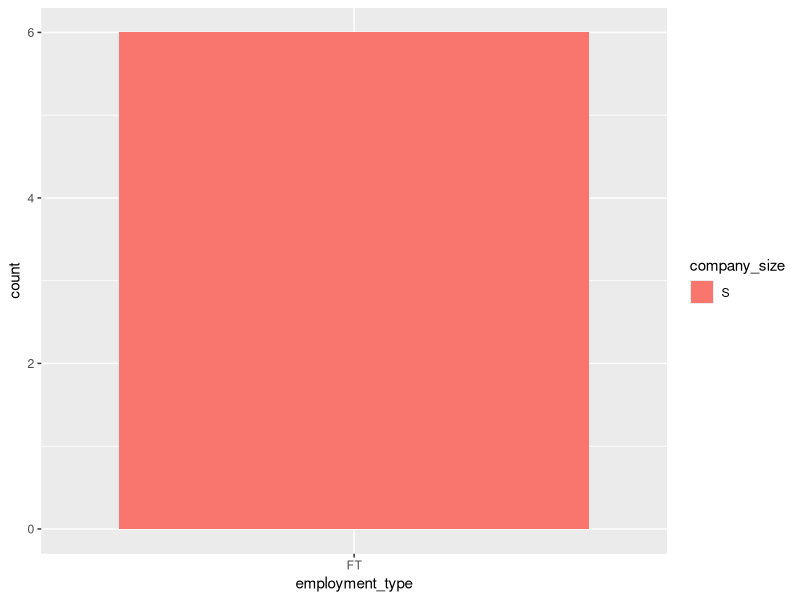
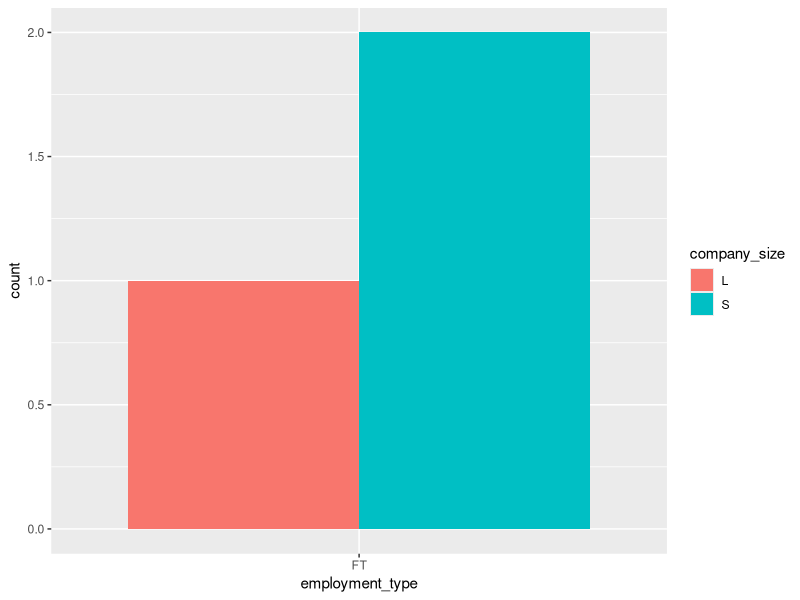
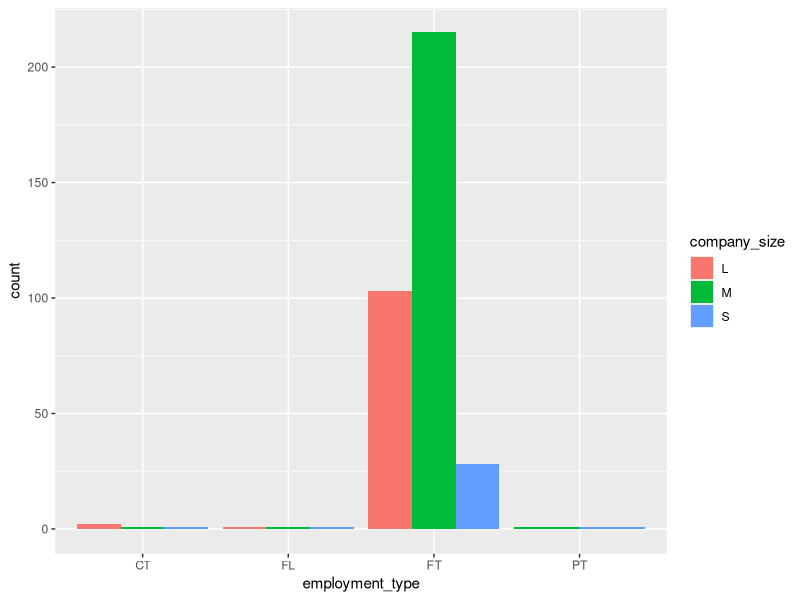
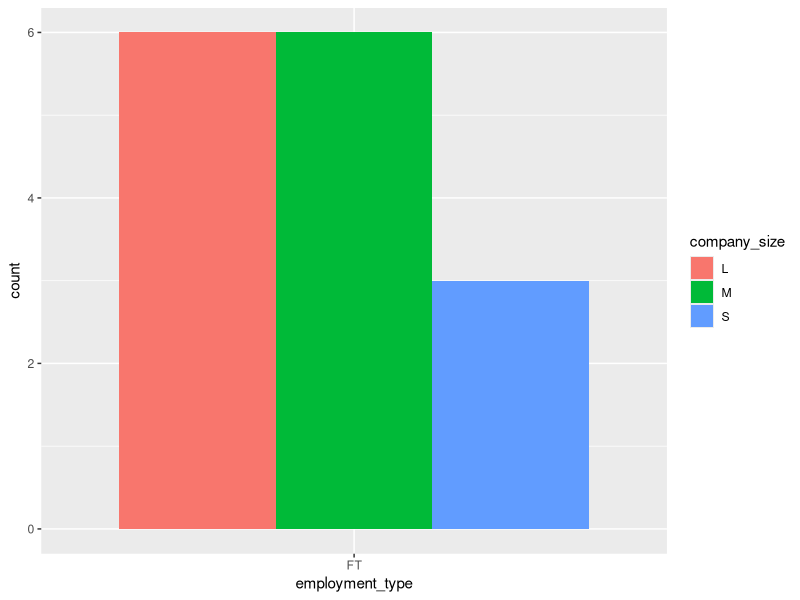
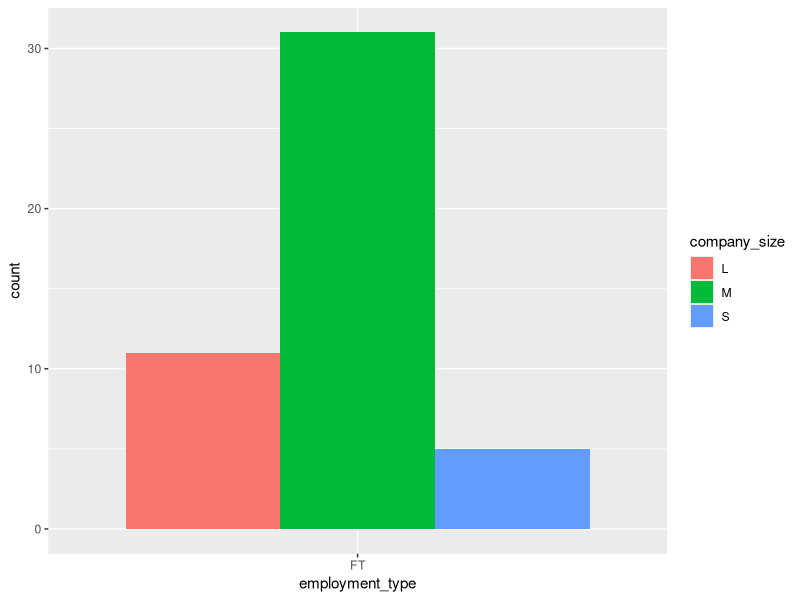

R code for these plots, in order:
## ---- chunk 1
knitr::opts_chunk$set(message = FALSE, warning = FALSE)
## ---- chunk 2
library(tidyverse)
df <- read_csv("ds_salaries.csv")
## ---- chunk 3
colSums(is.na(df))
## ---- chunk 4
df %>%
  count(job_title) %>%
  arrange(-n)
## ---- chunk 5
df %>%
  filter(job_title=='Data Scientist' | job_title=='Data Engineer' | job_title=='Data Analyst') %>%
  summarise(mean_salary = mean(salary))
## ---- chunk 6
df %>%
  group_by(job_title) %>%
  summarise(mean_salary = mean(salary)) %>%
  arrange(-mean_salary)
## ---- chunk 7
df %>%
  group_by(company_location) %>%
  summarise(mean_salary = mean(salary)) %>%
  arrange(-mean_salary)
## ---- chunk 8
df %>% filter(company_location=='JP') %>% ggplot()+ 
  geom_bar(mapping=aes(x=employment_type, fill=company_size), 
           position = 'dodge')
df %>% filter(company_location=='MX') %>% ggplot()+ 
  geom_bar(mapping=aes(x=employment_type, fill=company_size), 
           position = 'dodge')
df %>% filter(company_location=='US') %>% ggplot()+ 
  geom_bar(mapping=aes(x=employment_type, fill=company_size), 
           position = 'dodge')
df %>% filter(company_location=='FR') %>% ggplot()+ 
  geom_bar(mapping=aes(x=employment_type, fill=company_size), 
           position = 'dodge')
df %>% filter(company_location=='GB') %>% ggplot()+ 
  geom_bar(mapping=aes(x=employment_type, fill=company_size), 
           position = 'dodge')

